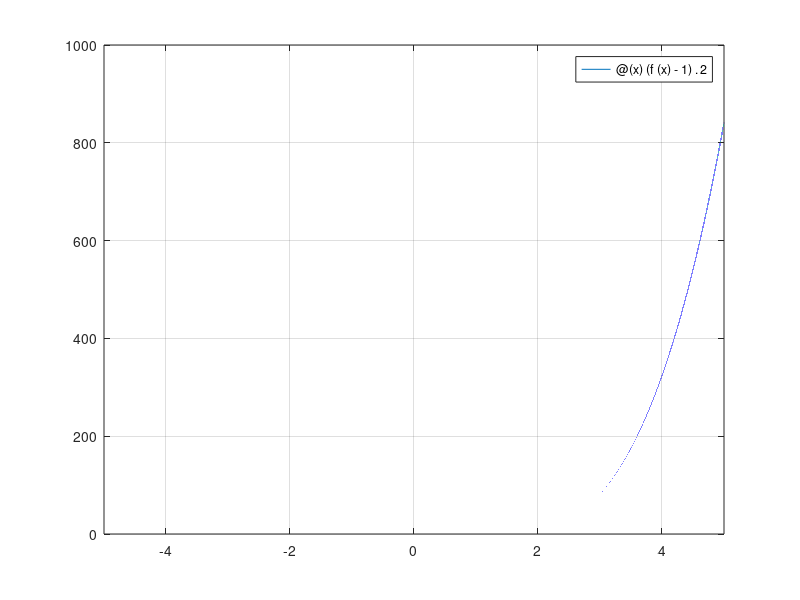

This figure's MATLAB source: (Note: this script raises an error after producing the figure.)
clear all;
%1) 
%Wyznaczyć minimum funkcji na kierunku danym przez wektory zawierające wersory bazy.
x1(1)=0.25; x1(2)=-0.1;
x2(1)=0.5; x2(2)=-0.1;


%dla punktu startowego  
x0 =[x1(1), x2(1)]
f=@(x1,x2)2.5*(x1.^2-x2).^2+(1-x1).^2 
%Wskazówka, wykorzystać funkcję "fminsearch" z Optimization Toolbox - MATLAB.
a = (0.6/0.35);
b = -0.1 + 0.1*a;
prosta = @(x1) (a*x1 + b);
f_pack = @(x) f(x(1), prosta(x(1)));


min_x1 = fminsearch(f_pack, 0);

min_val1 = f_pack(min_x1);

fprintf('Minimum w kierunku v2: x = %f, y = %f, wartość funkcji = %f\n', min_x1, prosta(min_x1), min_val1);

%2)
%Wyznaczyć punkty funkcji metodami minimalizacji na kierunku: 
%a) punkty zerowe funkcji
%b) punkty dla których funkcja przyjmuje wartość =1
f= @(x) x.^2 +2.*x- 5
fplot(f)
%Wskazówka, wykorzystać funkcję "fminsearch" z Optimization Toolbox - MATLAB.
x0 = 0;
f_pack = @(x) (f(x).^2);
fplot(f_pack)
[minimum_x] = fminsearch(f_pack, x0) %zero
f_pack = @(x) (f(x)-1).^2;
fplot(f_pack)
grid on;
x0 = -4;
[minimum_x] = fminsearch(f_pack, x0) %jeden
x0 = 2.7;
[minimum_x] = fminsearch(f_pack, x0) %jeden

%3)
%Dany jest system dynamiczny opisany transmitancją G1
global G1;
global t;
s = tf([1 0], [0 1]);

G1=tf([0 1],[1 2 2.25 1.25]);
[G1p_Licz,G1p_Mian]=pade(0.5,3);
G1p=tf(G1p_Licz,G1p_Mian);
G1=G1*G1p
step(G1)

[y, t] = step(G1, t);
k = y(end)

t = linspace(0, 15, 5000);

param0 = 6;

out_par = fminsearch(@f_obj, param0)

G_approx = tf([0, 0.8], [out_par, 1]);


plot(t, step(G1, t), '-r', t, step(G_approx, t), '--b')

%Wykorzystując metody minimalizacji na kierunku wykonać optymalizację systemu dynamicznego pierwszego rzędu opisanego transmitancją G2, który będzie estymował (optymalnie przybliżał) system opisany transmitancją G1.
%Wskazówka, wykorzystać funkcję "fminsearch" z Optimization Toolbox - MATLAB.
function [val] = f_obj(param)

global t;
global G1;

loc_t = t;

G_test = tf([0, 0.8], [param, 1]);
%G_test = G_test * pade(param(3), 3)

% Calculate the step response of G1 and G_test
step_response_G1 = step(G1, t);
step_response_G_test = step(G_test, t);

% Calculate the RMS error point-wise
error = step_response_G1 - step_response_G_test;
rms_error = sqrt(mean(error.^2));

val = rms_error;
end
